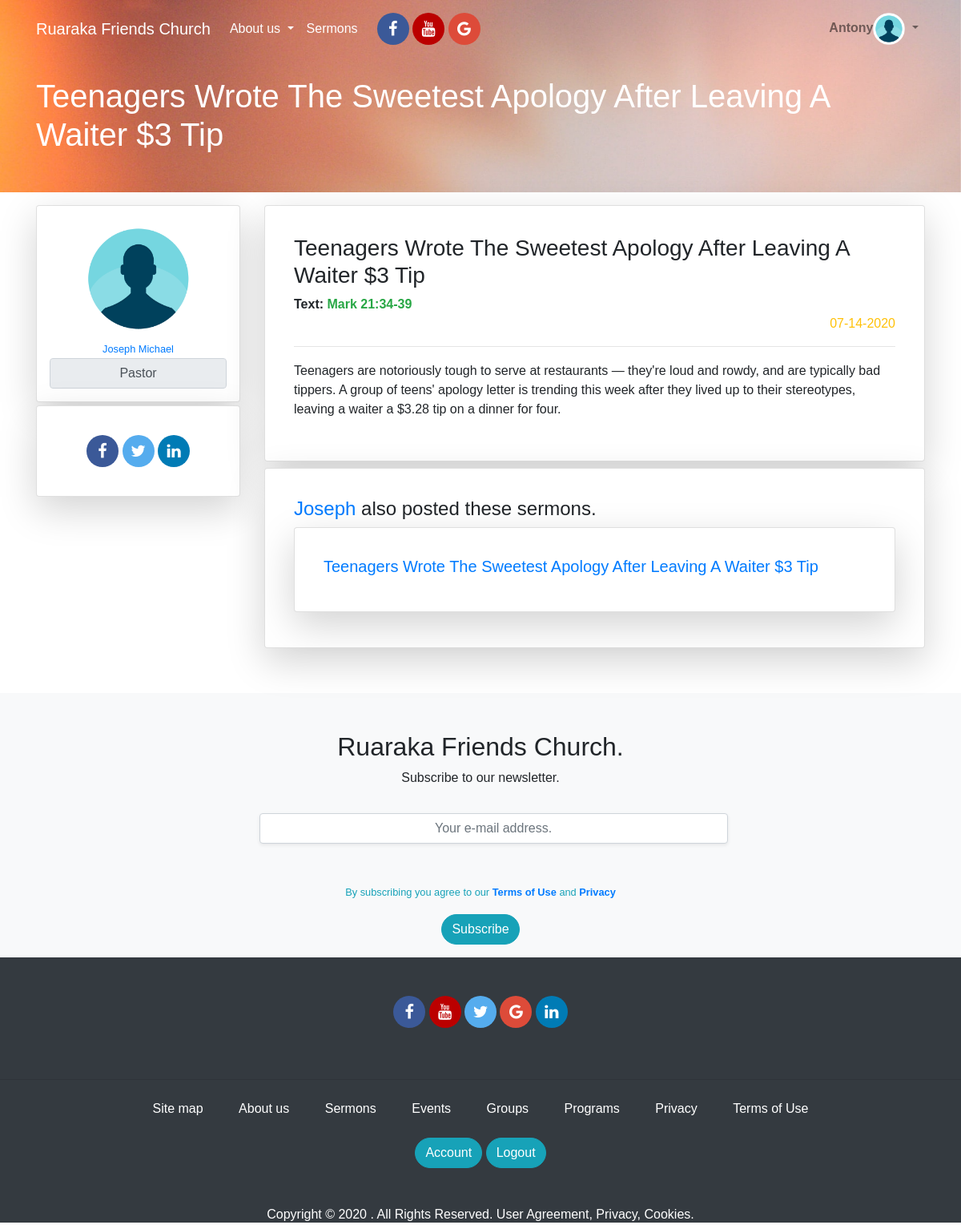
Screenshot of /sermon/details/1 (signed in) with the database file from the repository.
### app/models.py (models this page shows, shortened)
class User(UserMixin,db.Model):
	id = db.Column(db.Integer, primary_key=True)
	username = db.Column(db.String(124), index=True,unique=True)
	firstname = db.Column(db.String(124), index=True)
	lastname = db.Column(db.String(124), index=True)
	email = db.Column(db.String(124), index=True, unique=True)
	password_hash = db.Column(db.String(124), index=True, unique=True)
	about_me = db.Column(db.String(150))
	avatar = db.Column(db.String(150))
	facebook_url = db.Column(db.String(200))
	twitter_url = db.Column(db.String(200))
	linkedin_url = db.Column(db.String(200))
	role = db.Column(db.String(124), index=True)
	posts = db.relationship('Post', backref='author', lazy='dynamic')
	sermons = db.relationship('Sermon', backref='author', lazy='dynamic')

class Sermon(db.Model):
	id = db.Column(db.Integer, primary_key=True)
	title = db.Column(db.String(124), index=True)
	text = db.Column(db.String(124), index=True)
	body = db.Column(db.String(500), index=True)
	created_at = db.Column(db.DateTime, index=True, default = datetime.utcnow)
	user_id = db.Column(db.Integer, db.ForeignKey('user.id'))

### app/routes.py (the view)
@app.route('/sermon/details/<sermon_id>')
def sermon_details(sermon_id):
	sermon = Sermon.query.get(sermon_id)
	sermons= Sermon.query.filter_by(author=sermon.author).all()
	return render_template('sermon_details.html', title=sermon.title, sermon=sermon,sermons=sermons )

### app/models.py (called while the page is built)
@login.user_loader
def load_user(id):
	return User.query.get(int(id))

### app/templates/sermon_details.html (shortened to what this page needs)
{% extends 'base.html' %}
{% block content  %}
<section id="profile_section">
	<div id="section-profile-top">
		<div class="pt-5 container">
			<h1 class="mt-5">{{sermon.title}} </h1>
		</div>
	</div>
	<div class="container mt-3 mb-5">
		<div class="row">
			<div class="col-xs-12 col-sm-12 col-md-3 col-lg-3 col-xl-3">
        <a href="{{url_for('profile', username=sermon.author.username)}}">
  				<div class="card shadow-lg p-3 mb-1 bg-white rounded text-center">
  					<img src="{{url_for('static', filename='imgs/profile_pic.png')}}" class="img-rounded mx-auto" style="height: 150px; width:150px">
  					<div class="card-body p-0">
  						<small>{{sermon.author.firstname}} {{sermon.author.lastname}}</small>
  						<input type="tex" disabled value="{{sermon.author.role}}" class="form-control" style="text-align: center">
  					</div>
  				</div>
        </a>
				<div class="card shadow-lg p-3 mb-2 bg-white rounded">
					<div class="card-body">
						<div id="social_media_links" class="text-center">
					        <a href="#" class="fa fa-facebook"></a>
					        <a href="#" class="fa fa-twitter"></a>
					        <a href="#" class="fa fa-linkedin"></a>
				      </div>
					</div>
				</div>
			</div>
			<div class="col-xs-12 col-sm-12 col-md-9 col-lg-9 col-xl-9">
				<div class="card shadow-lg p-3 mb-2 bg-white rounded">
					<div class="card-body">
						<h3 class=""> {{sermon.title}} </h3>
            <strong>Text: <span class="text text-success">{{sermon.text}}</span> </strong>
						<p class="text-right text-warning">	{{ sermon.created_at.strftime('%m-%d-%Y') }}</p>
            <hr class="pt-0" style="height:2px">
					  <p>{{sermon.body}}</p>
					</div>
				</div>
				<div class="card shadow-lg p-3 mb-2 bg-white rounded">
					<div class="card-body">
            {% if sermons %}
            	<h4 class=""><a href="{{url_for('profile', username=sermon.author.username)}}">{{sermon.author.username}}</a> also posted these sermons.</h4>
              <div class="row">
                {% for sermon in sermons %}
                  <div class="col-xs-12 col-sm-12 col-md-12 col-lg-12 col-xl-12">
                    	<a href="{{url_for('sermon_details', sermon_id=sermon.id)}}" style="text-decoration: none">
                      <div class="card shadow-lg p-3 mb-2 bg-white rounded">
              					<div class="card-body">
                          	<h5 class=""> {{sermon.title}} </h3>
                        </div>
                      </div>
                    </a>
                  </div>
                {% endfor %}
              </div>
            {% else %}
                <p>No sermons</p>
            {% endif %}
					</div>
				</div>
			</div>
	</div>
</section>
{% endblock content  %}

### app/templates/_navbar.html (shortened to what this page needs)
<nav class="navbar navbar-expand-lg navbar-light fixed-top" id="menu-area">
  <div class="container">
    <a class="navbar-brand  text-white" href="{{url_for('index')}}">Ruaraka Friends Church</a>
    <div class="collapse navbar-collapse  text-white" id="navbarNav">
      <ul class="navbar-nav ">
        <li class="nav-item dropdown">
          <a class="nav-link dropdown-toggle  text-white"  href="" id="navbarDropdown" role="button" data-toggle="dropdown" aria-haspopup="true" aria-expanded="false">
            About us
          </a>
        </li>
        <li class="nav-item mr-0 ">
          <a class="nav-link mr-0 text-white" href="#/section-sermons">Sermons</a>
        </li>
         <div id="social_media_links" class="text-center ml-3">
          <a href="#" class="fa fa-facebook"></a>
          <a href="#" class="fa fa-youtube"></a>
          <a href="#" class="fa fa-google"></a>
        </div>
      </ul>
      <ul class="navbar-nav ml-auto">
        {% if current_user.is_anonymous %}
        <li class="nav-item">
          <a class="nav-link btn btn-info btn_custom mr-1" href="{{url_for('signup')}}" style="color:white;padding-left:20px; padding-right: 20px">Join us</a>
        </li>
        <li class="nav-item">
            <a class="nav-link btn btn-warning btn_custom" href="{{url_for('login')}}" id="login_link" style="color:white;padding-left:20px; padding-right: 20px">Login</a>
        </li>
        {% else %}
        <li class="nav-item dropdown">
          <a class="nav-link dropdown-toggle" href="{{url_for('profile',username=current_user.username)}}" id="navbarDropdown" role="button" data-toggle="dropdown" aria-haspopup="true" aria-expanded="false">
            <span><strong id="username-font">{{current_user.username}}</strong></span><img src="{{url_for('static', filename='imgs/profile_pic.png')}}" class="img-rounded" style="height: 40px; width:40px">
          </a>
        </li>
        {% endif %}
      </ul>
    </div>
  </div>
</nav>

### app/static/css/main.css (style rules this page uses)
body { font-family: sans-serif; padding: 0; margin: 0 }
.fa { padding: 10px; font-size: 20px; width: 30px; text-align: center; text-decoration: none; border-radius: 50%; }
.fa-facebook { background: #3B5998; color: white; width: 40px; }
.fa-twitter { background: #55ACEE; color: white; width: 40px; }
.fa-google { background: #dd4b39; color: white; width: 40px; }
.fa-linkedin { background: #007bb5; color: white; width: 40px; }
.fa-youtube { background: #bb0000; color: white; width: 40px; }
#profile_section { min-height: 70vh; }
#sermons_section_list, #section-profile-top { background-image: url('/static/imgs/bg1.jpg') ; background-repeat: no-repeat; background-attachment: fixed; background-size: cover; background-position: bottom; height: 35vh; max-height: 30vh; color: white }

### rows the page displays
User: username "Antony"
Sermon: title "Teenagers Wrote The Sweetest Apology After Leaving A Waiter $3 Tip", text "Mark 21:34-39", created_at "07-14-2020", body "Teenagers are notoriously tough to serve at restaurants — they're loud and rowdy, and are typically bad tippers. A group of teens' apology letter is trending this week after they lived up to their stereotypes, leaving a waiter a $3.28 tip on a dinner for four."
User: author.firstname "Joseph", author.lastname "Michael", author.role "Pastor", author.username "Joseph"
